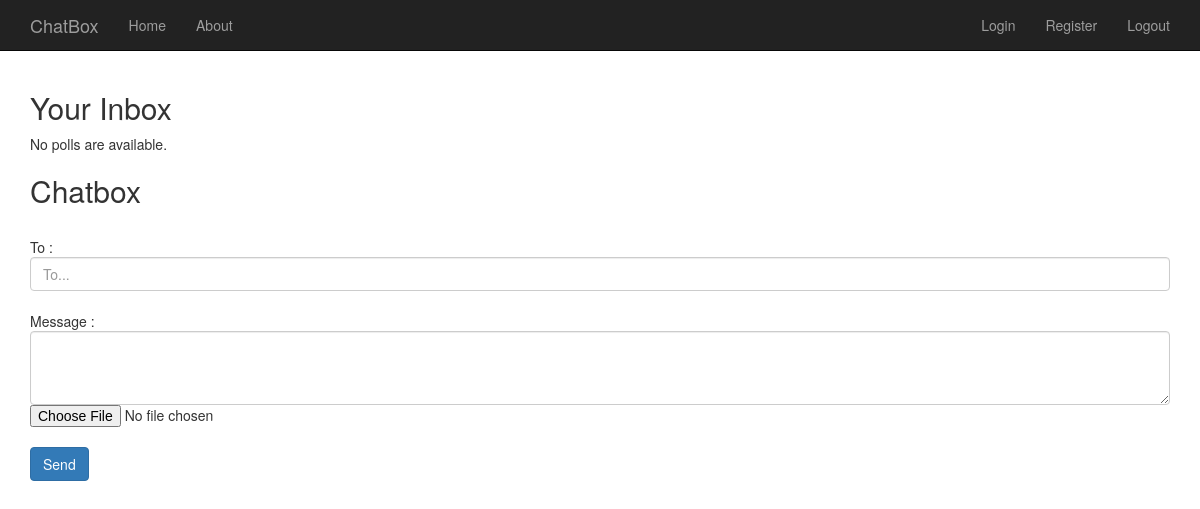
Page /listmsg/ (signed in) on the earlier database version.
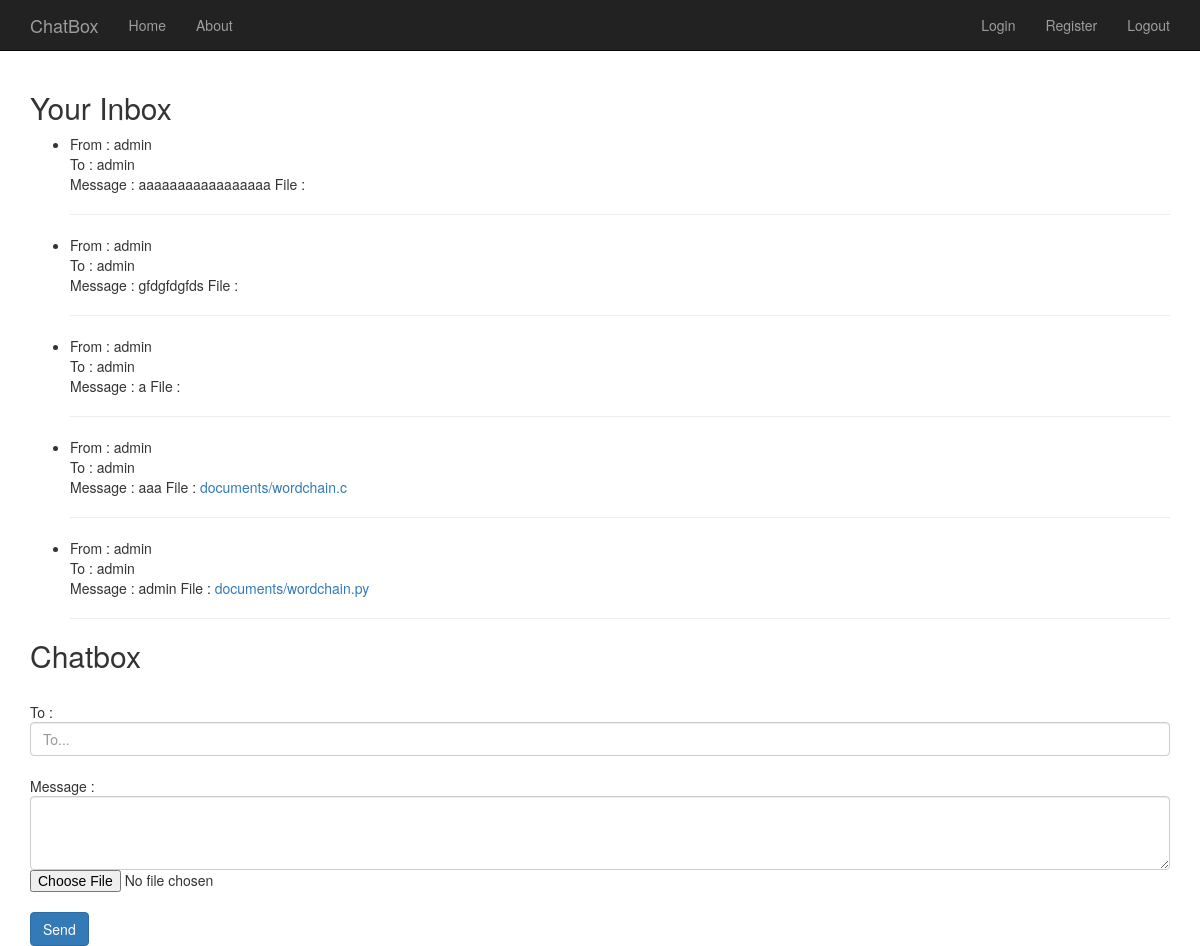
Same page on the later database version.
### chater/models.py (models this page shows)
class Messages(models.Model):
    user = models.CharField(max_length=30)
    talk = models.CharField(max_length=30)
    message = models.CharField(max_length=300)
    file_path = models.FileField(null=True, upload_to='documents/')

### chater/views.py (the view)
# urls.py: url(r'^listmsg/', chater.views.listMessage),
def listMessage(request):
    u = User.objects.get(id=request.session['user_id'])
    latest_msg_list = Messages.objects.filter(talk=u.username)
    template = loader.get_template('chater/listmessage.html')
    context = RequestContext(request, {
        'latest_message_list': latest_msg_list,
        'me': u.username,
    })
    return HttpResponse(template.render(context))

### secure_chat_web/templates/chater/listmessage.html (shortened to what this page needs)
{% extends "chater/index.html" %}
{% block content %}
<head>
</head>
<h2>Your Inbox</h2>
{% if latest_message_list %}
    <ul>
        {% for message in latest_message_list %}
            <li>
                From : {{ message.user }} <br>
                To : {{ message.talk }} <br>
                Message : {{ message.message }}
                File : <a>{{ message.file_path }}</a>
                <hr>
            </li>
        {% endfor %}
    </ul>
{% else %}
    <p>No polls are available.</p>
{% endif %}
<body>
<h2>Chatbox</h2>
<form action="/service/post/" method="POST" enctype="multipart/form-data">
    <input type="hidden" name="user" class="submit-post" value={{ me }}><br>
    To : <input type="text" name="talk" class="form-control" placeholder="To...">
<br>
    Message : <textarea class="form-control" name="message" rows="3"></textarea>
    <input name="file" type="file" class="submit-post">
    <br>
    <button type="submit" class="btn btn-primary">Send</button>
</form>
</body>
{% endblock %}

### secure_chat_web/templates/chater/index.html (shortened to what this page needs)
<!DOCTYPE html>
<html lang="en">
<head>
    <link href="{{ STATIC_URL }}css/bootstrap.min.css" rel="stylesheet">
</head>
<body>
<nav class="navbar navbar-inverse navbar-static-top">
    <div class="container">
        <div class="navbar-header">
            <a class="navbar-brand">ChatBox</a>
        </div>
        <div id="navbar" class="navbar-collapse collapse">
            <ul class="nav navbar-nav">
                <li><a href="/">Home</a></li>
                <li><a href="#about">About</a></li>
            </ul>
            <ul class="nav navbar-nav navbar-right">
                <li><a href="/login/">Login</a></li>
                <li><a href="/register/">Register</a></li>
                <li><a href="/logout/">Logout</a></li>
            </ul>
        </div>
    </div>
</nav>
<div class="container">
    {% block content %}{% endblock %}
</div>
</body>
</html>

Differences in the rows shown:
added Messages: user "admin", talk "admin", message "aaaaaaaaaaaaaaaaa"
added Messages: user "admin", talk "admin", message "gfdgfdgfds"
added Messages: user "admin", talk "admin", message "a"
added Messages: user "admin", talk "admin", message "aaa", file_path "documents/wordchain.c"
added Messages: user "admin", talk "admin", message "admin", file_path "documents/wordchain.py"
Other differences:
text no longer shown: "No polls are available."
